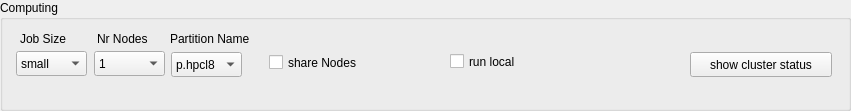
            <widget class="QGroupBox" name="groupBox_10">
             <property name="geometry">
              <rect>
               <x>2</x>
               <y>680</y>
               <width>851</width>
               <height>111</height>
              </rect>
             </property>
             <property name="title">
              <string>Computing</string>
             </property>
             <widget class="QLabel" name="label_11">
              <property name="geometry">
               <rect>
                <x>20</x>
                <y>30</y>
                <width>80</width>
                <height>17</height>
               </rect>
              </property>
              <property name="text">
               <string>Job Size</string>
              </property>
             </widget>
             <widget class="QComboBox" name="dropDown_jobSize">
              <property name="geometry">
               <rect>
                <x>16</x>
                <y>51</y>
                <width>71</width>
                <height>25</height>
               </rect>
              </property>
              <item>
               <property name="text">
                <string>small </string>
               </property>
              </item>
              <item>
               <property name="text">
                <string>medium</string>
               </property>
              </item>
              <item>
               <property name="text">
                <string>large</string>
               </property>
              </item>
             </widget>
             <widget class="QLabel" name="label_17">
              <property name="geometry">
               <rect>
                <x>170</x>
                <y>30</y>
                <width>91</width>
                <height>17</height>
               </rect>
              </property>
              <property name="text">
               <string>Partition Name</string>
              </property>
             </widget>
             <widget class="QComboBox" name="dropDown_partitionName">
              <property name="geometry">
               <rect>
                <x>171</x>
                <y>52</y>
                <width>71</width>
                <height>25</height>
               </rect>
              </property>
              <item>
               <property name="text">
                <string>p.hpcl8</string>
               </property>
              </item>
              <item>
               <property name="text">
                <string>p.hpcl9</string>
               </property>
              </item>
              <item>
               <property name="text">
                <string>p.hpcl93</string>
               </property>
              </item>
             </widget>
             <widget class="QPushButton" name="btn_showClusterStatus">
              <property name="geometry">
               <rect>
                <x>690</x>
                <y>52</y>
                <width>142</width>
                <height>25</height>
               </rect>
              </property>
              <property name="text">
               <string>show cluster status</string>
              </property>
             </widget>
             <widget class="QLabel" name="label_18">
              <property name="geometry">
               <rect>
                <x>97</x>
                <y>30</y>
                <width>80</width>
                <height>17</height>
               </rect>
              </property>
              <property name="text">
               <string>Nr Nodes</string>
              </property>
             </widget>
             <widget class="QComboBox" name="dropDown_nrNodes">
              <property name="geometry">
               <rect>
                <x>94</x>
                <y>51</y>
                <width>71</width>
                <height>25</height>
               </rect>
              </property>
              <item>
               <property name="text">
                <string>1</string>
               </property>
              </item>
              <item>
               <property name="text">
                <string>2</string>
               </property>
              </item>
              <item>
               <property name="text">
                <string>3</string>
               </property>
              </item>
              <item>
               <property name="text">
                <string>4</string>
               </property>
              </item>
              <item>
               <property name="text">
                <string>5</string>
               </property>
              </item>
              <item>
               <property name="text">
                <string>6</string>
               </property>
              </item>
              <item>
               <property name="text">
                <string>7</string>
               </property>
              </item>
             </widget>
             <widget class="QCheckBox" name="checkBox_shareNodes">
              <property name="geometry">
               <rect>
                <x>269</x>
                <y>51</y>
                <width>121</width>
                <height>23</height>
               </rect>
              </property>
              <property name="text">
               <string>share Nodes</string>
              </property>
             </widget>
             <widget class="QCheckBox" name="checkBox_run_local">
              <property name="geometry">
               <rect>
                <x>450</x>
                <y>50</y>
                <width>81</width>
                <height>23</height>
               </rect>
              </property>
              <property name="text">
               <string>run local</string>
              </property>
             </widget>
            </widget>
